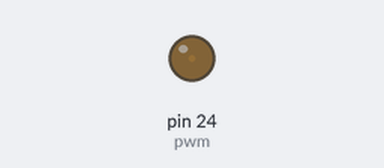
Simulated run of this program. Board: Raspberry Pi (header pin numbers). Shown: output pins drawn as LEDs (lit = HIGH).

Above: at 0.05 s.
At 2.7 s:
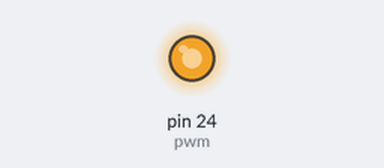
At 4.05 s:
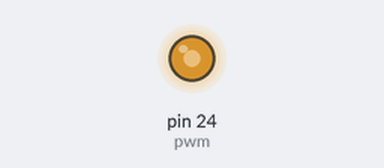
At 5.4 s:
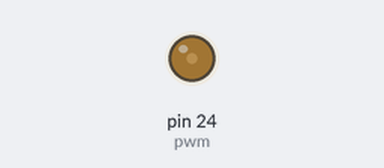
Timing chart, 0 to 7.8 s (numbered marks = the images above):
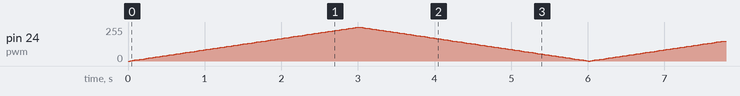

The program:

pwm_led.py
```python
import RPi.GPIO as GPIO
import time

GPIO.setwarnings(False)
GPIO.setmode(GPIO.BOARD)
GPIO.setup(24, GPIO.OUT)
pwm = GPIO.PWM(24, 50)
pwm.start(0)

while True:
    for i in range(100):
        pwm.ChangeDutyCycle(i)
        time.sleep(0.03)
    for i in range(100, 0, -1):
        pwm.ChangeDutyCycle(i)
        time.sleep(0.03)
```
